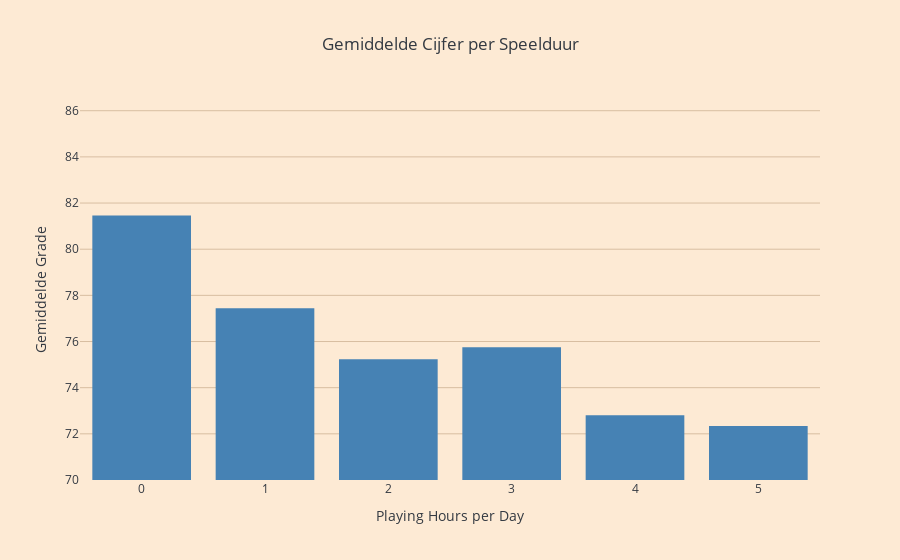

The code cell stored with this chart in its notebook:
### Code cell
# Run eerste deze cel voordat je verder gaat 

# Hieronder de libraries die gebruikt zijn
import pandas as pd
import plotly.express as px
import plotly.graph_objects as go

# Hieronder laad je de datasets in
df1 = pd.read_csv("StudentPerformanceFactors.csv")
df2 = pd.read_csv("gameandgrade.csv")
df3 = pd.read_csv("ResearchInformation3.csv")

# Letop! krijg je een error dan heb je waarschijlijk een andere naam aan de datasets gegeven 
# of de datasets staan niet in dezelfde map als de jupyter notebook 
df2["Grade"] = pd.to_numeric(df2["Grade"], errors="coerce")

# Gemiddeld cijfer per gametijd
avg_grades = df2.groupby("Playing Hours")["Grade"].mean().reset_index()

# Plotly Go: éénkleurige bar chart
fig = go.Figure(
    data=go.Bar(
        x=avg_grades["Playing Hours"],
        y=avg_grades["Grade"],
        marker_color="steelblue"  # één vaste kleur
    )
)

# Layout en stijlen
fig.update_layout(
    title="Gemiddelde Cijfer per Speelduur",
    xaxis_title="Playing Hours per Day",
    yaxis_title="Gemiddelde Grade",
    yaxis=dict(range=[70, avg_grades["Grade"].max() + 5]),
    showlegend=False  # geen legenda
)

fig.show()

### Figure 1 — Plotly figure (JSON) as saved in the notebook; plotly's stock layout.template omitted (floating-point values rounded to 4 significant figures)
{"data": [{"marker": {"color": "steelblue"}, "type": "bar", "x": [0, 1, 2, 3, 4, 5], "y": [81.46, 77.44, 75.23, 75.75, 72.8, 72.34]}], "layout": {"autosize": true, "showlegend": false, "title": {"text": "Gemiddelde Cijfer per Speelduur"}, "xaxis": {"autorange": true, "range": [-0.5, 5.5], "title": {"text": "Playing Hours per Day"}, "type": "linear"}, "yaxis": {"range": [70, 86.46], "title": {"text": "Gemiddelde Grade"}, "type": "linear"}}}
